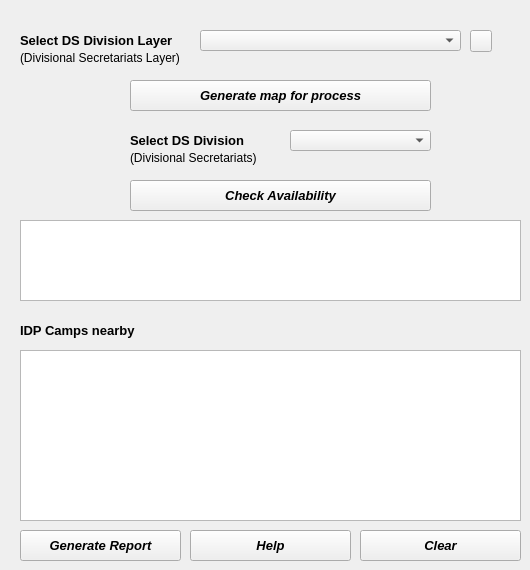
     <widget class="QWidget" name="tab_5">
      <attribute name="title">
       <string>Are they Sufficient?</string>
      </attribute>
      <widget class="QLabel" name="label_64">
       <property name="geometry">
        <rect>
         <x>20</x>
         <y>20</y>
         <width>161</width>
         <height>41</height>
        </rect>
       </property>
       <property name="font">
        <font>
         <pointsize>10</pointsize>
         <weight>75</weight>
         <bold>true</bold>
        </font>
       </property>
       <property name="text">
        <string>Select DS Division Layer</string>
       </property>
      </widget>
      <widget class="QLabel" name="lblDSDesc_2">
       <property name="geometry">
        <rect>
         <x>20</x>
         <y>50</y>
         <width>161</width>
         <height>16</height>
        </rect>
       </property>
       <property name="font">
        <font>
         <pointsize>9</pointsize>
        </font>
       </property>
       <property name="text">
        <string>(Divisional Secretariats Layer)</string>
       </property>
      </widget>
      <widget class="QComboBox" name="cmbDSLayerIDP">
       <property name="geometry">
        <rect>
         <x>200</x>
         <y>30</y>
         <width>261</width>
         <height>21</height>
        </rect>
       </property>
       <property name="font">
        <font>
         <pointsize>10</pointsize>
        </font>
       </property>
      </widget>
      <widget class="QToolButton" name="btnRefreshDSLayerIDP">
       <property name="geometry">
        <rect>
         <x>470</x>
         <y>30</y>
         <width>22</width>
         <height>22</height>
        </rect>
       </property>
       <property name="styleSheet">
        <string notr="true">background-image: url(:/plugins/floogin/rfrsh5.png);</string>
       </property>
       <property name="text">
        <string/>
       </property>
      </widget>
      <widget class="QPushButton" name="btnCheckAvailIDP">
       <property name="geometry">
        <rect>
         <x>130</x>
         <y>80</y>
         <width>301</width>
         <height>31</height>
        </rect>
       </property>
       <property name="font">
        <font>
         <pointsize>10</pointsize>
         <weight>75</weight>
         <italic>true</italic>
         <bold>true</bold>
        </font>
       </property>
       <property name="text">
        <string>Generate map for process</string>
       </property>
      </widget>
      <widget class="QTextBrowser" name="txtIDPSafeAvail">
       <property name="geometry">
        <rect>
         <x>20</x>
         <y>220</y>
         <width>501</width>
         <height>81</height>
        </rect>
       </property>
       <property name="font">
        <font>
         <pointsize>9</pointsize>
        </font>
       </property>
      </widget>
      <widget class="QComboBox" name="cmbDSSelectIDP">
       <property name="geometry">
        <rect>
         <x>290</x>
         <y>130</y>
         <width>141</width>
         <height>21</height>
        </rect>
       </property>
       <property name="font">
        <font>
         <pointsize>10</pointsize>
        </font>
       </property>
      </widget>
      <widget class="QLabel" name="label_65">
       <property name="geometry">
        <rect>
         <x>130</x>
         <y>120</y>
         <width>121</width>
         <height>41</height>
        </rect>
       </property>
       <property name="font">
        <font>
         <pointsize>10</pointsize>
         <weight>75</weight>
         <bold>true</bold>
        </font>
       </property>
       <property name="text">
        <string>Select DS Division</string>
       </property>
      </widget>
      <widget class="QLabel" name="lblDSDesc_3">
       <property name="geometry">
        <rect>
         <x>130</x>
         <y>150</y>
         <width>141</width>
         <height>16</height>
        </rect>
       </property>
       <property name="font">
        <font>
         <pointsize>9</pointsize>
        </font>
       </property>
       <property name="text">
        <string>(Divisional Secretariats)</string>
       </property>
      </widget>
      <widget class="QTextBrowser" name="txtIDPNearbyAvail">
       <property name="geometry">
        <rect>
         <x>20</x>
         <y>350</y>
         <width>501</width>
         <height>171</height>
        </rect>
       </property>
       <property name="font">
        <font>
         <pointsize>9</pointsize>
        </font>
       </property>
      </widget>
      <widget class="QLabel" name="label_66">
       <property name="geometry">
        <rect>
         <x>20</x>
         <y>310</y>
         <width>161</width>
         <height>41</height>
        </rect>
       </property>
       <property name="font">
        <font>
         <pointsize>10</pointsize>
         <weight>75</weight>
         <bold>true</bold>
        </font>
       </property>
       <property name="text">
        <string>IDP Camps nearby</string>
       </property>
      </widget>
      <widget class="QToolButton" name="btnHelpIDPAvail">
       <property name="geometry">
        <rect>
         <x>190</x>
         <y>530</y>
         <width>161</width>
         <height>31</height>
        </rect>
       </property>
       <property name="font">
        <font>
         <pointsize>10</pointsize>
         <weight>75</weight>
         <italic>true</italic>
         <bold>true</bold>
        </font>
       </property>
       <property name="text">
        <string>Help</string>
       </property>
      </widget>
      <widget class="QToolButton" name="btnClearIDPAvail">
       <property name="geometry">
        <rect>
         <x>360</x>
         <y>530</y>
         <width>161</width>
         <height>31</height>
        </rect>
       </property>
       <property name="font">
        <font>
         <pointsize>10</pointsize>
         <weight>75</weight>
         <italic>true</italic>
         <bold>true</bold>
        </font>
       </property>
       <property name="text">
        <string>Clear</string>
       </property>
      </widget>
      <widget class="QPushButton" name="btnShowIDPAvail">
       <property name="geometry">
        <rect>
         <x>130</x>
         <y>180</y>
         <width>301</width>
         <height>31</height>
        </rect>
       </property>
       <property name="font">
        <font>
         <pointsize>10</pointsize>
         <weight>75</weight>
         <italic>true</italic>
         <bold>true</bold>
        </font>
       </property>
       <property name="text">
        <string>Check Availability</string>
       </property>
      </widget>
      <widget class="QToolButton" name="btnGenerateReportIDP">
       <property name="geometry">
        <rect>
         <x>20</x>
         <y>530</y>
         <width>161</width>
         <height>31</height>
        </rect>
       </property>
       <property name="font">
        <font>
         <pointsize>10</pointsize>
         <weight>75</weight>
         <italic>true</italic>
         <bold>true</bold>
        </font>
       </property>
       <property name="text">
        <string>Generate Report</string>
       </property>
      </widget>
     </widget>
